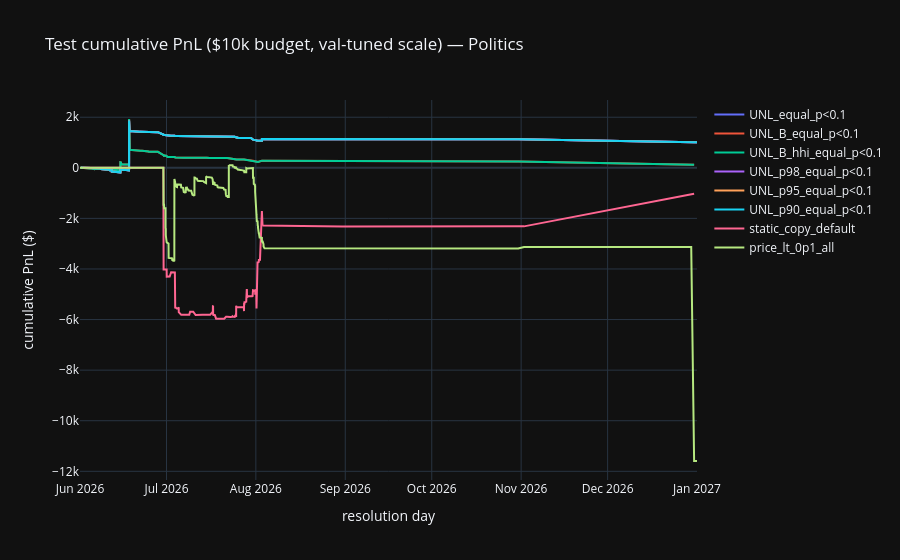
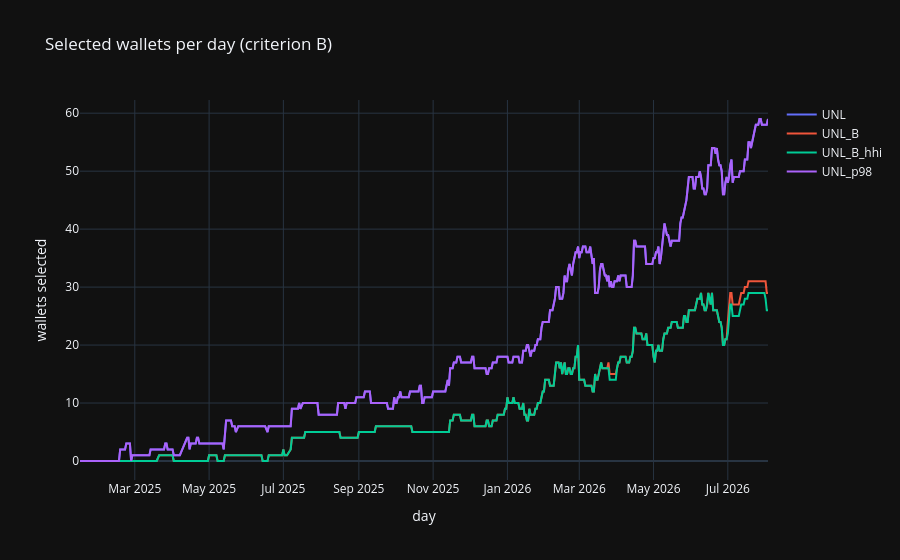

Source (notebook cell) for these figures, in order:
### Code cell
# Plots: cumulative test PnL and daily selected-wallet count
import plotly.graph_objects as go

b_family = ["UNL_equal_p<0.1", "UNL_B_equal_p<0.1", "UNL_B_hhi_equal_p<0.1",
            "UNL_p98_equal_p<0.1", "UNL_p95_equal_p<0.1", "UNL_p90_equal_p<0.1"]

fig = go.Figure()
for cfg in b_family + ["static_copy_default", "price_lt_0p1_all"]:
    d = both[cfg].sort_index()
    fig.add_trace(go.Scatter(x=d.index, y=d.cumsum(), name=cfg, mode="lines"))
fig.update_layout(
    title=f"Test cumulative PnL ($10k budget, val-tuned scale) — Politics",
    template="plotly_dark",
    xaxis_title="resolution day",
    yaxis_title="cumulative PnL ($)",
)
fig.show()

fig2 = go.Figure()
for key in ("UNL", "UNL_B", "UNL_B_hhi", "UNL_p98"):
    sd = sel_day[key]
    fig2.add_trace(go.Scatter(x=sd.index, y=sd.values, name=key, mode="lines"))
fig2.update_layout(
    title="Selected wallets per day (criterion B)",
    template="plotly_dark",
    xaxis_title="day",
    yaxis_title="wallets selected",
)
fig2.show()

### Figure 1 — Plotly figure (JSON) as saved in the notebook; plotly's stock layout.template omitted (floating-point values rounded to 4 significant figures; data arrays with more than 128 entries replaced by an {"elided": "..."} marker saying what was removed)
{"data": [{"mode": "lines", "name": "UNL_equal_p<0.1", "type": "scatter", "x": {"elided": "328 str values"}, "y": {"elided": "328 float values"}}, {"mode": "lines", "name": "UNL_B_equal_p<0.1", "type": "scatter", "x": {"elided": "210 str values"}, "y": {"elided": "210 float values"}}, {"mode": "lines", "name": "UNL_B_hhi_equal_p<0.1", "type": "scatter", "x": {"elided": "210 str values"}, "y": {"elided": "210 float values"}}, {"mode": "lines", "name": "UNL_p98_equal_p<0.1", "type": "scatter", "x": {"elided": "328 str values"}, "y": {"elided": "328 float values"}}, {"mode": "lines", "name": "UNL_p95_equal_p<0.1", "type": "scatter", "x": {"elided": "328 str values"}, "y": {"elided": "328 float values"}}, {"mode": "lines", "name": "UNL_p90_equal_p<0.1", "type": "scatter", "x": {"elided": "328 str values"}, "y": {"elided": "328 float values"}}, {"mode": "lines", "name": "static_copy_default", "type": "scatter", "x": {"elided": "391 str values"}, "y": {"elided": "391 float values"}}, {"mode": "lines", "name": "price_lt_0p1_all", "type": "scatter", "x": {"elided": "1324 str values"}, "y": {"elided": "1324 float values"}}], "layout": {"title": {"text": "Test cumulative PnL ($10k budget, val-tuned scale) — Politics"}, "xaxis": {"title": {"text": "resolution day"}}, "yaxis": {"title": {"text": "cumulative PnL ($)"}}}}

### Figure 2 — Plotly figure (JSON) as saved in the notebook; plotly's stock layout.template omitted (floating-point values rounded to 4 significant figures; data arrays with more than 128 entries replaced by an {"elided": "..."} marker saying what was removed)
{"data": [{"mode": "lines", "name": "UNL", "type": "scatter", "x": {"elided": "541 str values"}, "y": {"elided": "541 int values"}}, {"mode": "lines", "name": "UNL_B", "type": "scatter", "x": {"elided": "541 str values"}, "y": {"elided": "541 int values"}}, {"mode": "lines", "name": "UNL_B_hhi", "type": "scatter", "x": {"elided": "541 str values"}, "y": {"elided": "541 int values"}}, {"mode": "lines", "name": "UNL_p98", "type": "scatter", "x": {"elided": "541 str values"}, "y": {"elided": "541 int values"}}], "layout": {"title": {"text": "Selected wallets per day (criterion B)"}, "xaxis": {"title": {"text": "day"}}, "yaxis": {"title": {"text": "wallets selected"}}}}
